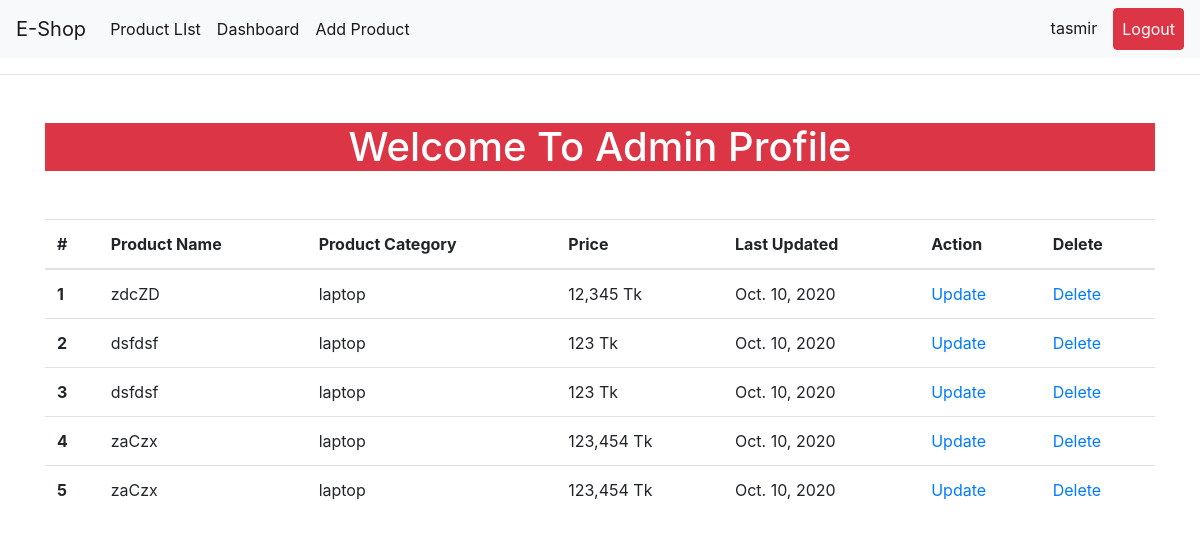
Before: /account/user_profile/ (signed in) with the older database file.
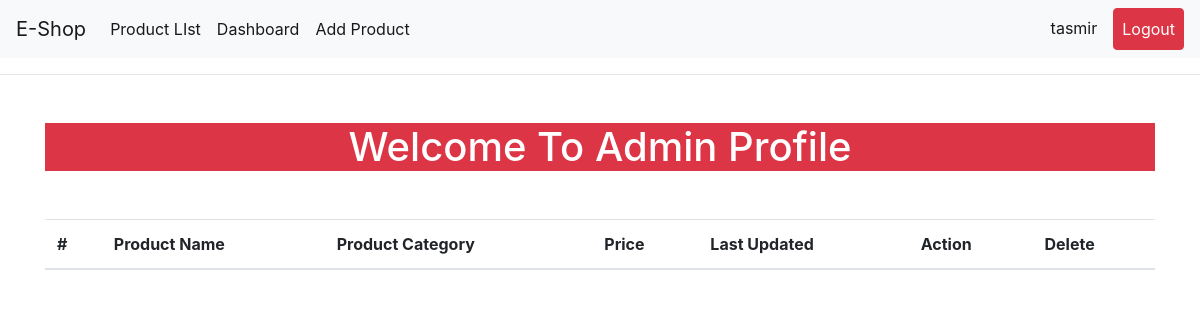
After: the same page with the newer database file.
### account/models.py (models this page shows)
class CustomUser(AbstractUser):
    is_customer = models.BooleanField(default=False)
    is_employee = models.BooleanField(default=False)
    first_name = models.CharField(max_length=100)
    last_name = models.CharField(max_length=100)

### shop/models.py (models this page shows, shortened)
class Product(models.Model):
    CATEGORY_CHOICES = (
        ('smartphone', 'Smart Phone'),
        ('laptop', 'Laptop'),
        ('desktop', 'Desktop'),
    )
    title = models.CharField(max_length=250)
    category = models.CharField(choices=CATEGORY_CHOICES, max_length=15)
    price = models.PositiveIntegerField(default=0)
    description = models.TextField()
    created_at = models.DateField(auto_now_add=True)
    updated_at = models.DateField(auto_now=True)

### account/views.py (the view)
# urls.py: path('user_profile/', user_profile, name='user_profile'),
def user_profile(request):
    all_product = Product.objects.all()
    context = {
        'all_product': all_product
    }
    return render(request, 'account/user_profile.html', context)

### templates/account/user_profile.html (shortened to what this page needs)
{% extends 'base.html' %}
{% load humanize %}
{% load crispy_forms_tags %}
{% block content %}
    <div class="container">
       {% if request.user.is_staff %}
        <h1 class="bg-danger text-white text-center">Welcome To Admin Profile</h1>
       {% endif %}
    </div>
    <div class="container mt-5">
        <table class="table">
            <thead>
            <tr>
                <th scope="col">#</th>
                <th scope="col">Product Name</th>
                <th scope="col">Product Category</th>
                <th scope="col">Price</th>
                <th scope="col">Last Updated</th>
                {% if request.user.is_employee or request.user.is_staff %}
                    <th scope="col">Action</th>
                {% endif %}
                {% if request.user.is_staff %}
                    <th scope="col">Delete</th>
                {% endif %}
            </tr>
            </thead>
            <tbody>
            {% for products in all_product %}
                <tr>
                    <th scope="row">{{ forloop.counter }}</th>
                    <td>{{ products.title }}</td>
                    <td>{{ products.category }}</td>
                    <td>{{ products.price|intcomma }} Tk</td>
                    <td>{{ products.updated_at }}</td>
                    {% if request.user.is_employee or request.user.is_staff %}
                        <td><a href="{% url 'shop:product-update' products.id %}">Update</a>
                        </td>
                    {% endif %}
                    {% if request.user.is_staff %}
                        <td><a href="{% url 'shop:product-delete' products.id %}">Delete</a>
                        </td>
                    {% endif %}
                </tr>
            {% endfor %}
            </tbody>
        </table>
    </div>
{% endblock %}

### templates/base.html (shortened to what this page needs)
<!doctype html>
<html lang="en">
<head>
    <link rel="stylesheet" href="https://stackpath.bootstrapcdn.com/bootstrap/4.5.2/css/bootstrap.min.css"
>
</head>
<body>
<nav class="navbar navbar-expand-lg navbar-light bg-light">
    <a class="navbar-brand" href="/">E-Shop</a>
    <div class="collapse navbar-collapse" id="navbarNav">
        <ul class="navbar-nav">
            <li class="nav-item active">
                <a class="nav-link" href="{% url 'shop:product-list' %}">Product LIst </a>
            </li>
            {% if request.user.is_staff or request.user.is_emplyee %}
                <li class="nav-item active">
                    <a class="nav-link" href="{% url 'account:user_profile' %}">Dashboard <span class="sr-only">(current)</span></a>
                </li>
            {% endif %}
            {% if request.user.is_staff %}
                <li class="nav-item active">
                    <a class="nav-link" href="{% url 'shop:product-create' %}">Add Product <span class="sr-only">(current)</span></a>
                </li>
            {% endif %}
        </ul>
        <ul class="navbar-nav ml-auto">
            {% if request.user.is_authenticated %}
                <li class="nav-item active">
                    <a class="nav-link mr-2" href="#">{{ request.user.username }}</a>
                </li>
                <li class="nav-item active">
                    <a class="nav-link btn btn-danger text-white" href="{% url 'account:logout' %}">Logout</a>
                </li>
            {% else %}
                <li class="nav-item active">
                    <a class="nav-link btn btn-warning text-white" href="{% url 'account:login' %}">Login</a>
                </li>
            {% endif %}
        </ul>
    </div>
</nav>
<hr>
<div class="mt-5">
    {% block content %}
    {% endblock %}
</div>
</body>
</html>

Changed rows visible on the page:
removed Product: title "zdcZD", category "laptop", price "12,345", updated_at "Oct. 10, 2020"
removed Product: title "dsfdsf", category "laptop", price "123", updated_at "Oct. 10, 2020"
removed Product: title "dsfdsf", category "laptop", price "123", updated_at "Oct. 10, 2020"
removed Product: title "zaCzx", category "laptop", price "123,454", updated_at "Oct. 10, 2020"
removed Product: title "zaCzx", category "laptop", price "123,454", updated_at "Oct. 10, 2020"
